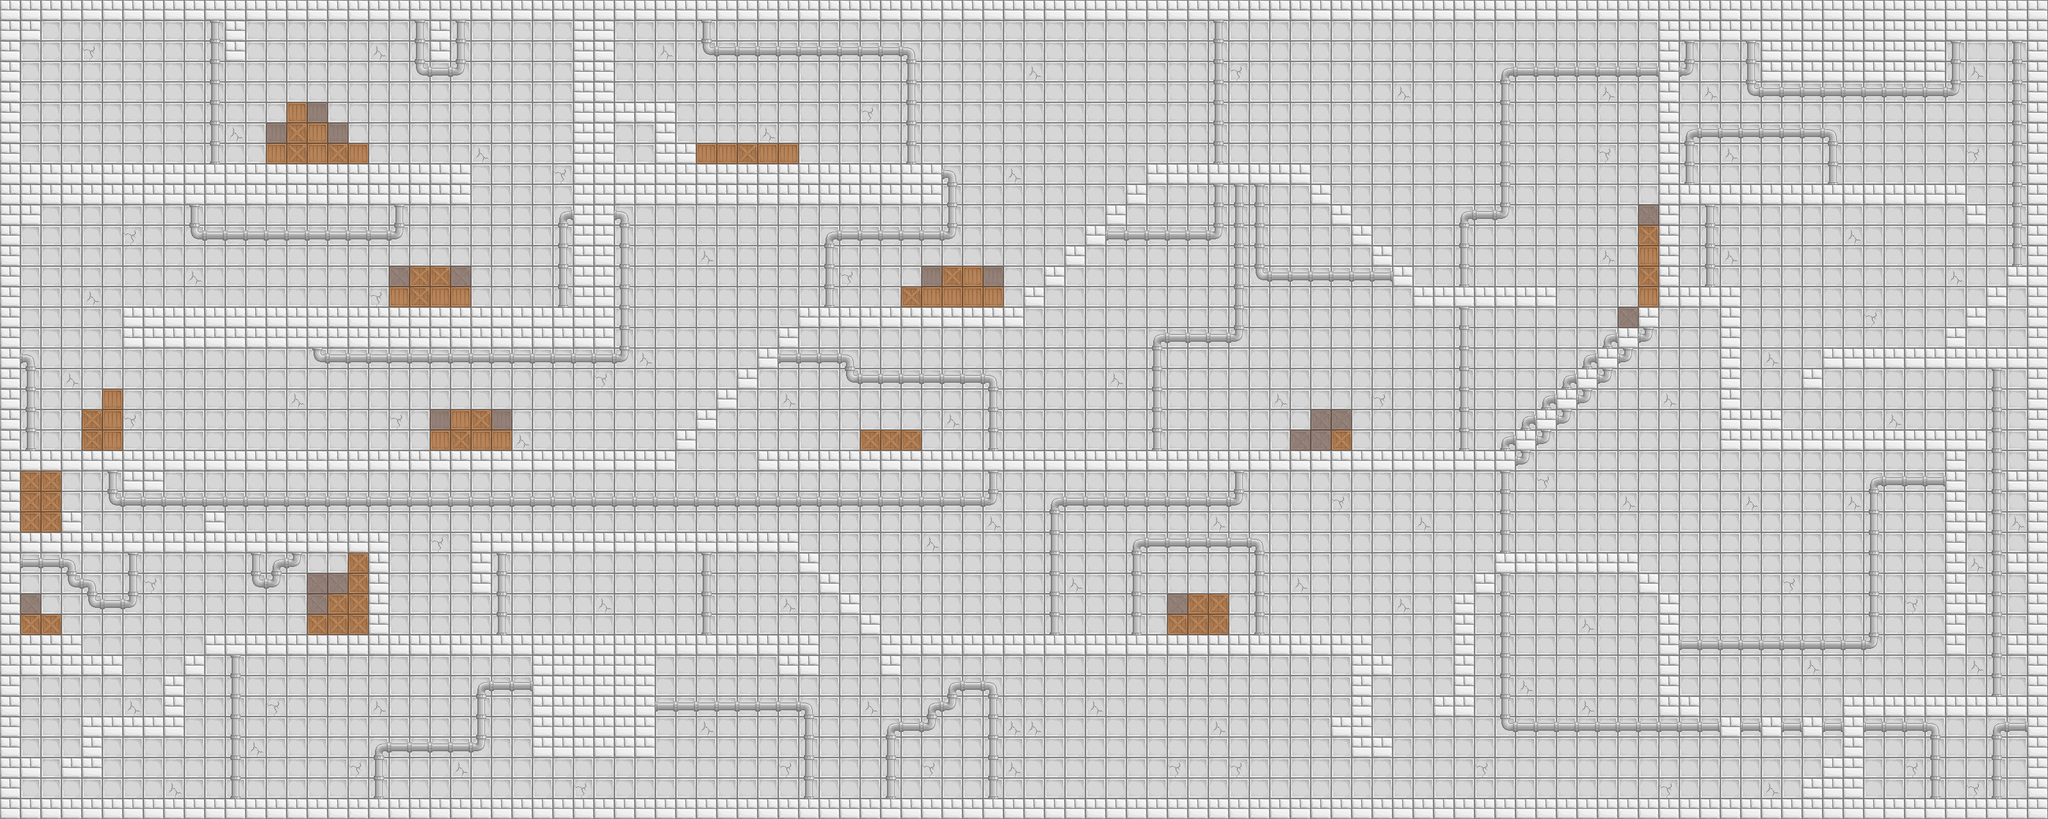

This is a level from a 2D game, rendered from its Tiled map with the project's own tilesets. A one-line summary and the map file follow, with tile-layer data summarised:
An orthogonal 100x40 tile map with 32x32 px tiles, 2 tile layers (bg, walls) and 53 objects (52x light, player).

<map version="1.0" orientation="orthogonal" width="100" height="40" tilewidth="32" tileheight="32">
 <tileset firstgid="1" name="tileset1" tilewidth="32" tileheight="32" spacing="1" margin="1">
  <image source="../tiles/tileset1.png" width="166" height="166" />
 </tileset>
 <layer name="bg" width="100" height="40">
  <data>[4000 cells, 4000 non-empty, 13 distinct tile ids]</data>
 </layer>
 <layer name="walls" width="100" height="40">
  <data>[4000 cells, 947 non-empty, 3 distinct tile ids]</data>
 </layer>
 <objectgroup name="Слой объектов 1" width="100" height="40">
  <object type="player" gid="23" x="128" y="192" />
  <object type="light" gid="5" x="192" y="96" />
  <object type="light" gid="5" x="160" y="96" />
  <object type="light" gid="5" x="512" y="96" />
  <object type="light" gid="5" x="480" y="96" />
  <object type="light" gid="5" x="800" y="96" />
  <object type="light" gid="5" x="800" y="288" />
  <object type="light" gid="5" x="800" y="320" />
  <object type="light" gid="5" x="256" y="352" />
  <object type="light" gid="5" x="64" y="416" />
  <object type="light" gid="5" x="64" y="608" />
  <object type="light" gid="5" x="448" y="608" />
  <object type="light" gid="5" x="800" y="608" />
  <object type="light" gid="5" x="1056" y="608" />
  <object type="light" gid="5" x="1056" y="416" />
  <object type="light" gid="5" x="1248" y="416" />
  <object type="light" gid="5" x="1056" y="128" />
  <object type="light" gid="5" x="1312" y="128" />
  <object type="light" gid="5" x="1536" y="128" />
  <object type="light" gid="5" x="1792" y="128" />
  <object type="light" gid="5" x="1984" y="128" />
  <object type="light" gid="5" x="2208" y="128" />
  <object type="light" gid="5" x="2208" y="288" />
  <object type="light" gid="5" x="2400" y="288" />
  <object type="light" gid="5" x="2496" y="448" />
  <object type="light" gid="5" x="2336" y="576" />
  <object type="light" gid="5" x="2080" y="576" />
  <object type="light" gid="5" x="1792" y="448" />
  <object type="light" gid="5" x="1632" y="608" />
  <object type="light" gid="5" x="1408" y="544" />
  <object type="light" gid="5" x="1120" y="704" />
  <object type="light" gid="5" x="768" y="736" />
  <object type="light" gid="5" x="512" y="736" />
  <object type="light" gid="5" x="256" y="928" />
  <object type="light" gid="5" x="672" y="896" />
  <object type="light" gid="5" x="640" y="896" />
  <object type="light" gid="5" x="960" y="896" />
  <object type="light" gid="5" x="1312" y="1088" />
  <object type="light" gid="5" x="448" y="1088" />
  <object type="light" gid="5" x="640" y="1088" />
  <object type="light" gid="5" x="1760" y="1088" />
  <object type="light" gid="5" x="1952" y="1088" />
  <object type="light" gid="5" x="2176" y="864" />
  <object type="light" gid="5" x="1696" y="864" />
  <object type="light" gid="5" x="1984" y="800" />
  <object type="light" gid="5" x="1472" y="832" />
  <object type="light" gid="5" x="2496" y="768" />
  <object type="light" gid="5" x="2752" y="992" />
  <object type="light" gid="5" x="2976" y="608" />
  <object type="light" gid="5" x="2880" y="416" />
  <object type="light" gid="5" x="2944" y="224" />
  <object type="light" gid="5" x="2464" y="1024" />
  <object type="light" gid="5" x="2432" y="1024" />
 </objectgroup>
</map>